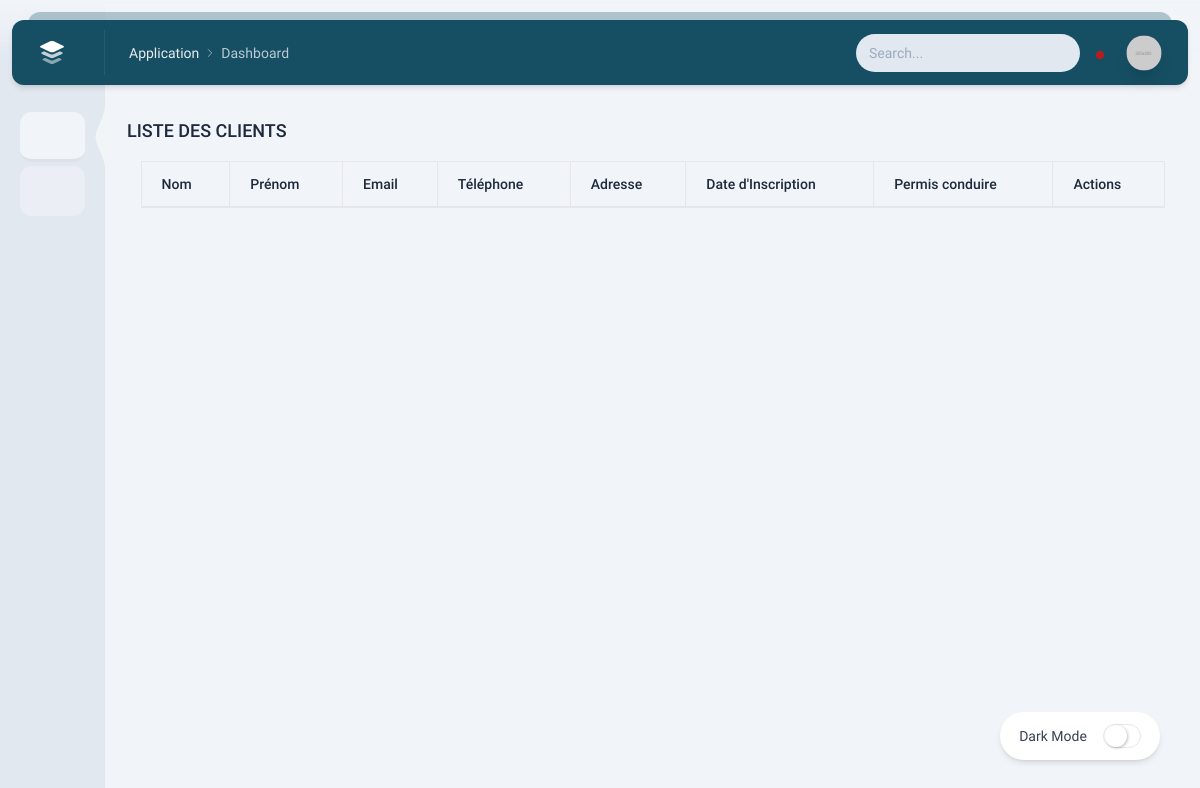
Before: /clients/ (signed in) with the older database file.
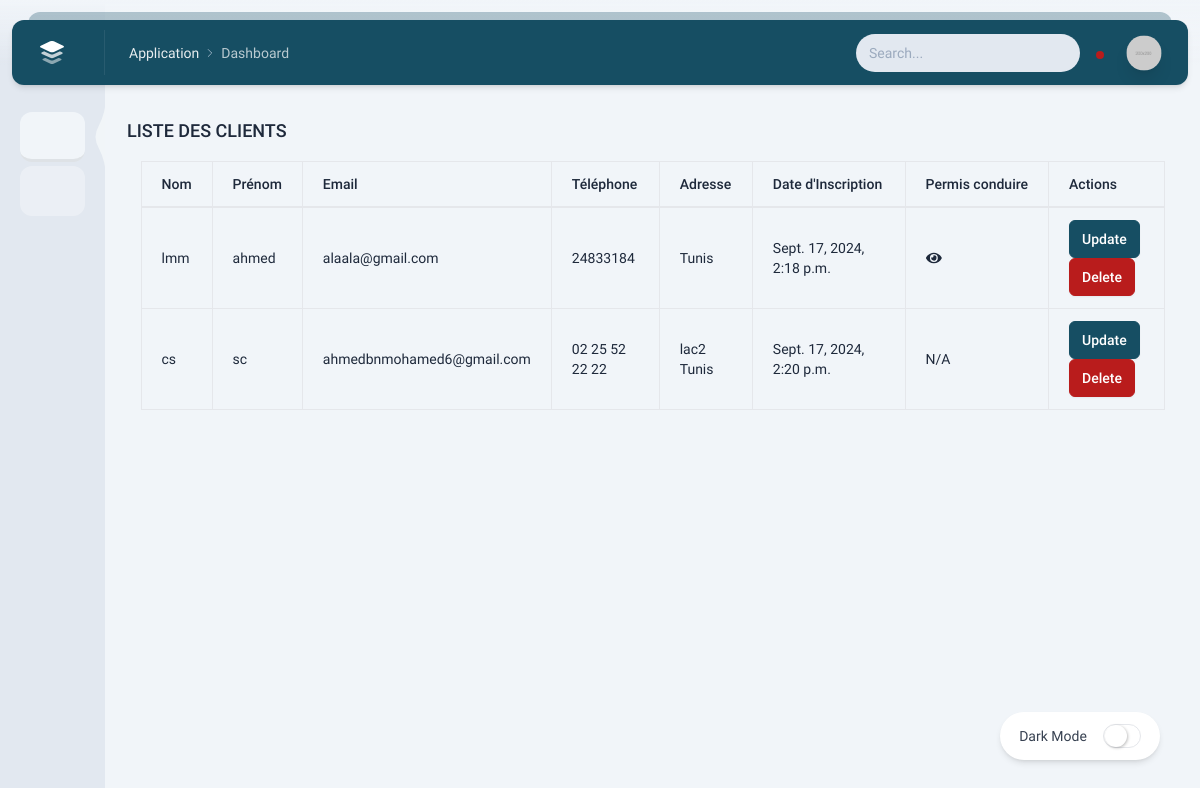
After: the same page with the newer database file.
### store/models.py (models this page shows, shortened)
class Client(models.Model):
    user = models.ForeignKey(User, on_delete=models.CASCADE)
    nom = models.CharField(max_length=100)
    prenom = models.CharField(max_length=100)
    email = models.EmailField()  # Removed unique=True to allow duplicate emails
    telephone = models.CharField(max_length=15, null=True, blank=True)
    adresse = models.TextField(null=True, blank=True)
    permis_conduire = models.FileField(upload_to='permis/', null=True, blank=True)
    date_inscription = models.DateTimeField(default=timezone.now)

### store/views.py (the view)
# urls.py: path('clients/', views.list_clients, name='list_clients'),
@login_required
def list_clients(request):
    clients = Client.objects.filter(user=request.user)
    return render(request, 'list_clients.html', {'clients': clients})

### store/templates/list_clients.html (shortened to what this page needs)
{% extends 'base.html' %}
{% load static %}
{% block css %}
    <link rel="stylesheet" href="https://cdn.datatables.net/1.10.23/css/dataTables.bootstrap4.min.css">
    <link rel="stylesheet" href="https://cdnjs.cloudflare.com/ajax/libs/lightbox2/2.11.3/css/lightbox.min.css">
{% endblock %}
{% block content %}
<div class="intro-y flex items-center mt-8">
    <h2 class="text-lg font-medium mr-auto">
        LISTE DES CLIENTS
    </h2>
</div>
<div class="container mt-4">
    <div class="overflow-x-auto">
        <table id="clientTable" class="table table-bordered table-striped">
            <thead>
                <tr>
                    <th class="whitespace-nowrap">Nom</th>
                    <th class="whitespace-nowrap">Prénom</th>
                    <th class="whitespace-nowrap">Email</th>
                    <th class="whitespace-nowrap">Téléphone</th>
                    <th class="whitespace-nowrap">Adresse</th>
                    <th class="whitespace-nowrap">Date d'Inscription</th>
                    <th class="whitespace-nowrap">Permis conduire</th>
                    <th class="whitespace-nowrap">Actions</th>
                </tr>
            </thead>
            <tbody>
                {% for client in clients %}
                    <tr>
                        <td>{{ client.nom }}</td>
                        <td>{{ client.prenom }}</td>
                        <td>{{ client.email }}</td>
                        <td>{{ client.telephone }}</td>
                        <td>{{ client.adresse }}</td>
                        <td>{{ client.date_inscription }}</td>
                        <td>
                            {% if client.permis_conduire %}
                                <a href="{{ client.permis_conduire.url }}" data-lightbox="client-{{ client.id }}" data-title="Permis de conduire de {{ client.nom }}">
                                    <i class="fas fa-eye"></i>
                                </a>
                            {% else %}
                                N/A
                            {% endif %}
                        </td>
                        <td>
                            <a href="{% url 'update_client' client.id %}" class="btn btn-primary">Update</a>
                            <a href="javascript:;" data-tw-toggle="modal" data-tw-target="#delete-modal-{{ client.id }}" class="btn btn-danger">Delete</a>
                        </td>
                    </tr>
                {% endfor %}
            </tbody>
        </table>
    </div>
</div>
{% endblock %}

### store/templates/base.html (shortened to what this page needs)
{% load static %}
<!DOCTYPE html>
<html lang="en">
<head>
    <link rel="stylesheet" href="{% static 'dist/css/app.css' %}">
    {% block css %}{% endblock %}
</head>
<body>
    <div class="flex overflow-hidden">
        {% include 'layouts/top_bar.html' %}
        <div class="content">
            {% block content %}{% endblock %}
        </div>
    </div>
</body>
</html>

### store/templates/layouts/side_nav.html (shortened to what this page needs)
{% load static %}

### store/templates/layouts/top_bar.html (shortened to what this page needs)
{% load static %}
<div class="top-bar-boxed h-[70px] md:h-[65px] z-[51] border-b border-white/[0.08] mt-12 md:mt-0 -mx-3 sm:-mx-8 md:-mx-0 px-3 md:border-b-0 relative md:fixed md:inset-x-0 md:top-0 sm:px-8 md:px-10 md:pt-10 md:bg-gradient-to-b md:from-slate-100 md:to-transparent dark:md:from-darkmode-700">
    <div class="h-full flex items-center">
        <a href="" class="logo -intro-x hidden md:flex xl:w-[180px] block">
            <img alt="Midone - HTML Admin Template" class="logo__image w-6" src="{% static 'dist/images/logo.svg' %}" >
        </a>
        <nav aria-label="breadcrumb" class="-intro-x h-[45px] mr-auto">
            <ol class="breadcrumb breadcrumb-light">
                <li class="breadcrumb-item"><a href="#">Application</a></li>
                <li class="breadcrumb-item active" aria-current="page">Dashboard</li>
            </ol>
        </nav>
        <div class="intro-x relative mr-3 sm:mr-6">
            <div class="search hidden sm:block">
                <input type="text" class="search__input form-control border-transparent" placeholder="Search...">
                <i data-lucide="search" class="search__icon dark:text-slate-500"></i>
            </div>
        </div>
        <div class="intro-x dropdown w-8 h-8">
            <div class="dropdown-toggle w-8 h-8 rounded-full overflow-hidden shadow-lg image-fit zoom-in scale-110" role="button" aria-expanded="false" data-tw-toggle="dropdown">
                <img alt="Midone - HTML Admin Template" src="dist/images/profile-6.jpg">
            </div>
        </div>
    </div>
</div>
<div class="flex overflow-hidden">
    <nav class="side-nav">
        <ul>
            <li>
                <a href="javascript:;.html" class="side-menu side-menu--active">
                </a>
                <ul class="side-menu__sub-open">
                    <li>
                        <a href="{% url 'dashboard' %}" class="side-menu side-menu--active">
                        </a>
                    </li>
                </ul>
            </li>
            <li>
                <a href="javascript:;" class="side-menu">
                </a>
            </li>
            <li>
                <a href="javascript:;" class="side-menu">
                </a>
                </li>
                    <li>
                        <a href="javascript:;" class="side-menu">
                        </a>
                    </li>
        </ul>
    </nav>
</div>
<div data-url="side-menu-dark-dashboard-overview-1.html" class="dark-mode-switcher cursor-pointer shadow-md fixed bottom-0 right-0 box dark:bg-dark-2 border rounded-full w-40 h-12 flex items-center justify-center z-50 mb-10 mr-10">
    <div class="mr-4 text-gray-700 dark:text-gray-300">Dark Mode</div>
    <div class="dark-mode-switcher__toggle border"></div>
</div>

Changed rows visible on the page:
added Client: nom "lmm", prenom "ahmed", email "alaala@gmail.com", telephone "24833184", adresse "Tunis", date_inscription "Sept. 17, 2024, 2:18 p.m."
added Client: nom "cs", prenom "sc", email "ahmedbnmohamed6@gmail.com", telephone "02 25 52 22 22", adresse "lac2 Tunis", date_inscription "Sept. 17, 2024, 2:20 p.m.", permis_conduire "N/A"
